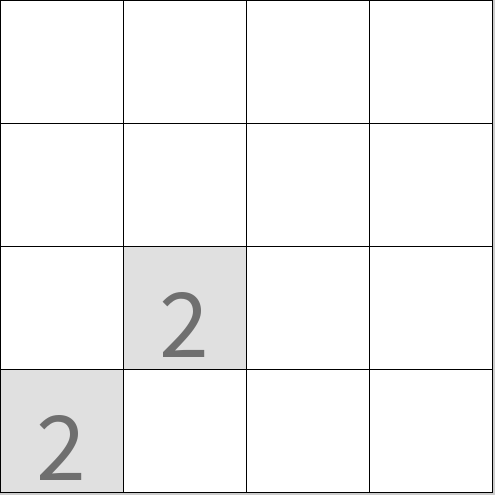
Frame 1 (no input)
Frame 60 (the mouse pressed at the canvas centre just before this capture): identical to frame 1, image omitted
Frame 120 (the mouse held since frame 60 and released just before this capture): identical to frame 1, image omitted

The Processing sketch that drew this single still picture (run headless with seeded random() and noise(); from frame 60 on, the mouse is pressed at the canvas centre):

// Processing sketch: Game2048
// ── Game2048.pde
int W = 4, H = 4;
int nTileSize;
int[][] arnGrid = new int[H][W]; 
color colRect, colNum;
boolean gameOver = false;
void setup() {
  size(495, 495);
  textAlign(CENTER, CENTER);
  nTileSize = width/W;
  init();
}


void draw() {
  background(#CCCCCC);
  drawGrid();
  isGridFull();
  if (gameOver) {
    textSize(width/8);
    fill(20);
    text("YOU LOSE", width/2, height/2);
    textSize(width/16);
    text("Press 'R' to Restart", width/2, height/2 + height/10);
  }
}

void init() {
  for (int i = 0; i < H; i++) {
    for (int j = 0; j < W; j++) {
      arnGrid[j][i] = 0;
    }
  }
  newTile(2);
  newTile();
}

void drawGrid() {
  for (int i = 0; i < H; i++) {
    for (int j = 0; j < W; j++) {
      switch(arnGrid[j][i]) {
      case 0:
        colRect = colNum = #FFFFFF;
        textSize(1);
        break;
      case 2:
        colRect = #E0E0E0;
        colNum = #6F6F6F;
        textSize(100);
        break;
      case 4:
        colRect = #D3CDCD;
        colNum = #484848;
        textSize(100);
        break;
      case 8:
        colRect = #FAA95D;
        colNum = #FFFFFF;
        textSize(100);
        break;
      case 16:
        colRect = #EA842F;
        colNum = #FFFFFF;
        textSize(100);
        break;
      case 32:
        colRect = #EA5E2F;
        colNum = #FFFFFF;
        textSize(100);
        break;
      case 64:
        colRect = #EA2F2F;
        colNum = #FFFFFF;
        textSize(100);
        break;
      case 128:
        colRect = #EDE371;
        colNum = #FFFFFF;
        textSize(75);
        break;
      case 256:
        colRect = #F0E24B;
        colNum = #FFFFFF;
        textSize(75);
        break;
      case 512:
        colRect = #DED033;
        colNum = #FFFFFF;
        textSize(75);
        break;
      case 1024:
        colRect = #F0DC00;
        colNum = #FFFFFF;
        textSize(50);
        break;
      case 2048:
        colRect = #FFED24;
        colNum = #FFFFFF;
        textSize(50);
        break;
      default:
        colRect = (20);
        colNum = #FFFFFF;
        textSize(40);
      }
      fill(colRect);
      rect(j*nTileSize, i*nTileSize, nTileSize, nTileSize);
      fill(colNum);
      text(arnGrid[j][i], (j*nTileSize)+(nTileSize/2), (i*nTileSize)+(nTileSize/2));
    }
  }
}

void keyPressed() {
  if (!gameOver) {
    if (key == 'w' || key == 'W' || keyCode == UP) {
      move("up");
    } else if (key == 'a' || key == 'A' || keyCode == LEFT) {
      move("left");
    } else if (key == 's' || key == 'S' || keyCode == DOWN) {
      move("down");
    } else if (key == 'd' || key == 'D' || keyCode == RIGHT) {
      move("right");
    }
  } else if (key == 'r' || key == 'R'){
    gameOver = false;
    init();
  }
}

void move(String direction) {
  int[][] arnOldGrid = new int[H][W];
  for (int i = 0; i < H; i++) {
    for (int j = 0; j < W; j++) {
      arnOldGrid[j][i] = arnGrid[j][i];
    }
  }
  ArrayList<Integer> alNewGrid = new ArrayList<Integer>();
  if (direction == "up") {
    for (int x = 0; x < W; x++) {
      for (int y = 0; y < H; y++) {
        if (arnGrid[x][y]!=0) alNewGrid.add(arnGrid[x][y]);
      }
      alNewGrid = combine(alNewGrid);
      for (int y = 0; y < H; y++) {
        if (y<alNewGrid.size()) {
          arnGrid[x][y] = alNewGrid.get(y);
        } else {
          arnGrid[x][y] = 0;
        }
      }
      alNewGrid.clear();
    }
  } else if (direction == "left") {
    for (int y = 0; y < H; y++) {
      for (int x = 0; x < W; x++) {
        if (arnGrid[x][y]!=0) alNewGrid.add(arnGrid[x][y]);
      }
      alNewGrid = combine(alNewGrid);
      for (int x = 0; x < W; x++) {
        if (x<alNewGrid.size()) {
          arnGrid[x][y] = alNewGrid.get(x);
        } else {
          arnGrid[x][y] = 0;
        }
      }
      alNewGrid.clear();
    }
  } else if (direction == "down") {
    for (int x = 0; x < W; x++) {
      for (int y = H - 1; y >= 0; y--) {
        if (arnGrid[x][y]!=0) alNewGrid.add(arnGrid[x][y]);
      }
      alNewGrid = combine(alNewGrid);
      for (int y = H - 1, i = 0; y >= 0; y--, i++) {
        if (i<alNewGrid.size()) {
          arnGrid[x][y] = alNewGrid.get(i);
        } else {
          arnGrid[x][y] = 0;
        }
      }
      alNewGrid.clear();
    }
  } else if (direction == "right") {
    for (int y = 0; y < H; y++) {
      for (int x = W - 1; x >= 0; x--) {
        if (arnGrid[x][y]!=0) alNewGrid.add(arnGrid[x][y]);
      }
      alNewGrid = combine(alNewGrid);
      for (int x = W - 1, i = 0; x >= 0; x--, i++) {
        if (i<alNewGrid.size()) {
          arnGrid[x][y] = alNewGrid.get(i);
        } else {
          arnGrid[x][y] = 0;
        }
      }
      alNewGrid.clear();
    }
  }
loop:
  for (int i = 0; i < H; i++) {
    for (int j = 0; j < W; j++) {
      if (arnOldGrid[j][i] != arnGrid[j][i]) {
        newTile();
        break loop;
      }
    }
  }
}

ArrayList<Integer> combine(ArrayList<Integer> alGrid) {
  for (int i = 0; i < alGrid.size(); i++) {
    try {
      int nNum = alGrid.get(i); //comparing Integers doesn't appear to work when the number is larger than 64?
      if (nNum==alGrid.get(i-1)) {
        alGrid.set(i, alGrid.get(i)*2);
        alGrid.remove(i-1);
        continue;
        //we don't subtract 1 from i because we want to skip the next one
      }
    }
    catch(Exception e) {
    }
  }

  return alGrid;
}

void newTile() {
  int nX, nY;
  if (isGridFull()) return;
  do {
    nX = (int)random(W);
    nY = (int)random(H);
  } while (arnGrid[nY][nX] != 0);
  arnGrid[nY][nX] = (random(3)>1)?2:4;
}

void newTile(int nNum) {
  int nX, nY;
  if (isGridFull()) return;
  do {
    nX = (int)random(W);
    nY = (int)random(H);
  } while (arnGrid[nY][nX] != 0);
  arnGrid[nY][nX] = nNum;
}

boolean isGridFull() {
  for (int i = 0; i < H; i++) {
    for (int j = 0; j < W; j++) {
      if (arnGrid[j][i]==0) {
        return false;
      }
    }
  }
  gameOver = canMove();
  return true;
}

boolean canMove() {
  int nNum;
  for (int i = 0; i < H; i++) {
    for (int j = 0; j < W; j++) {
      nNum = arnGrid[i][j];
      try {
        if (nNum == arnGrid[i-1][j]) return false;
      } 
      catch (Exception e) {
      }
      try {
        if (nNum == arnGrid[i][j-1]) return false;
      } 
      catch (Exception e) {
      }
    }
  }
  return true;
}
